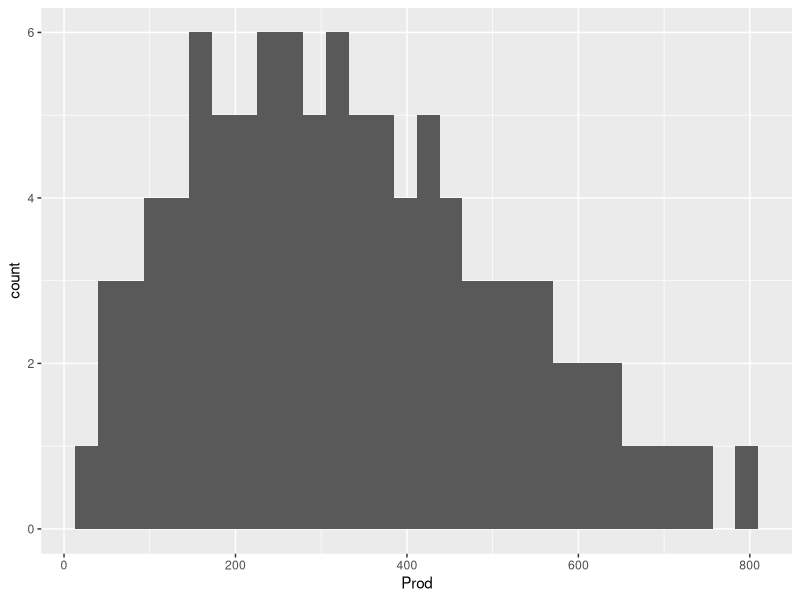
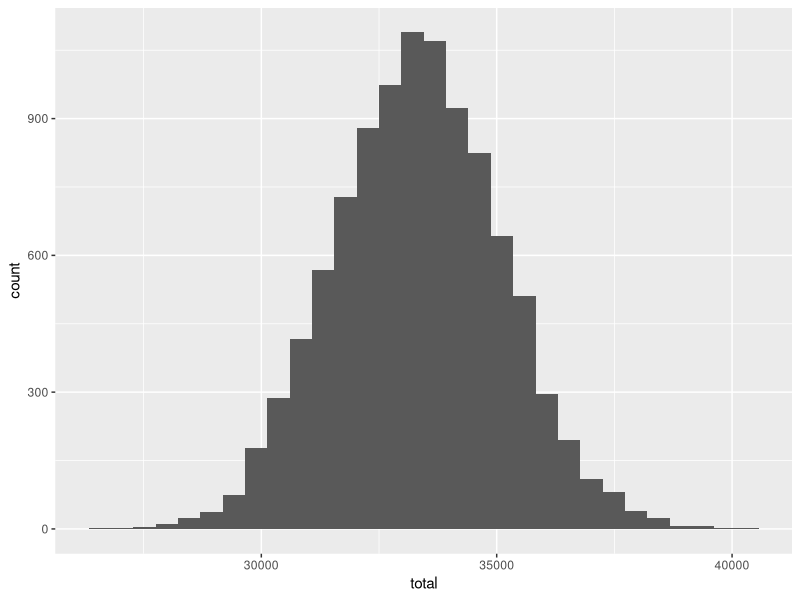
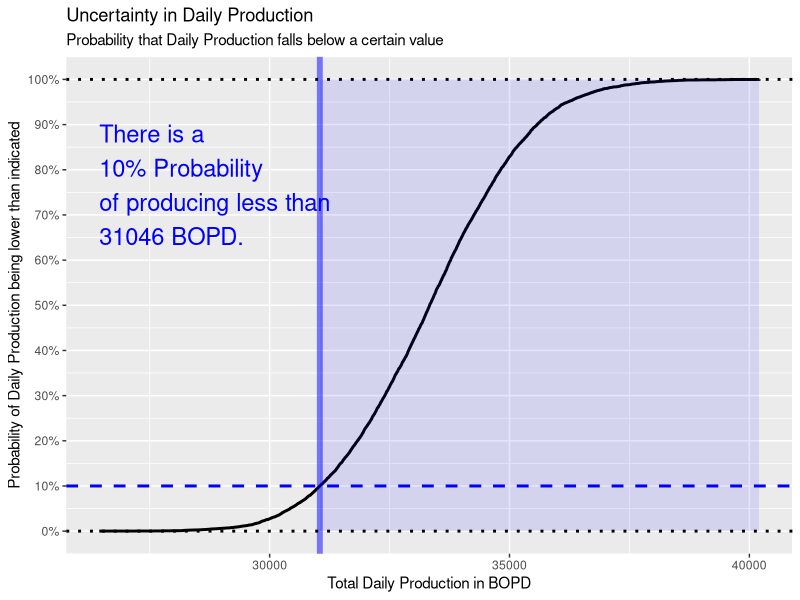
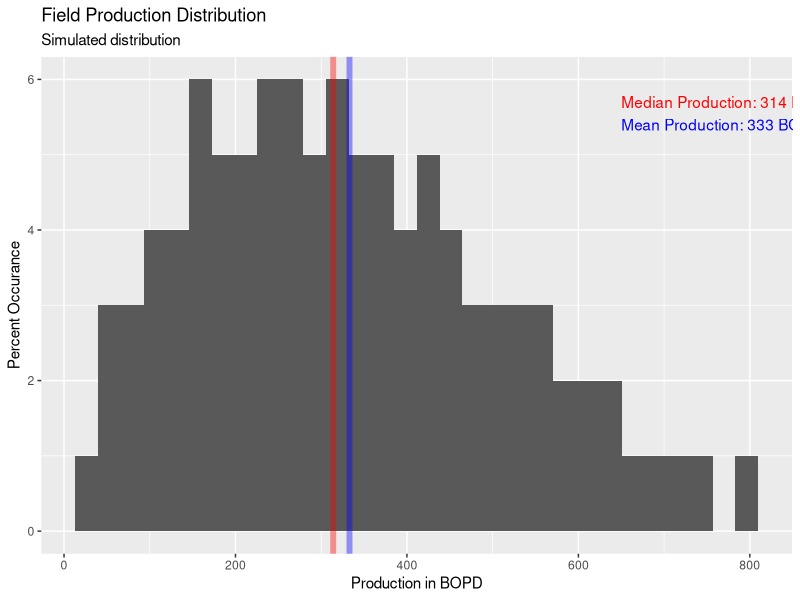
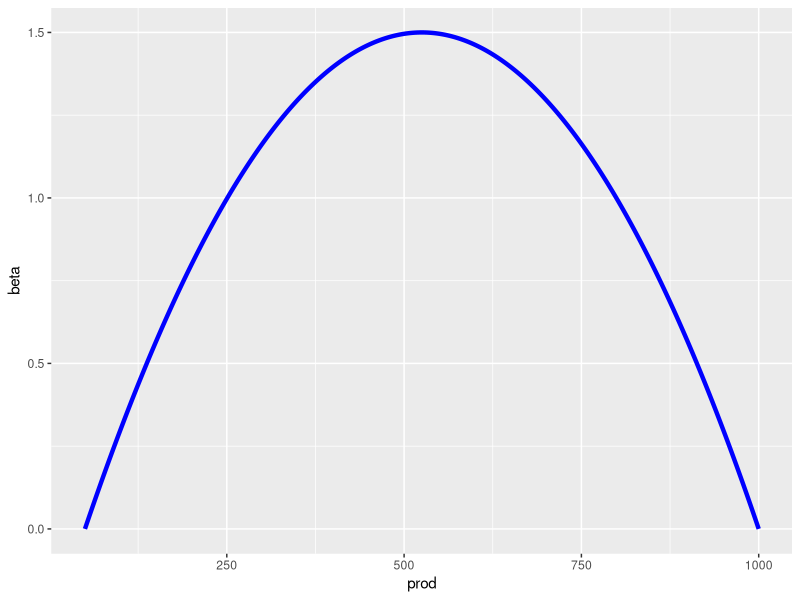
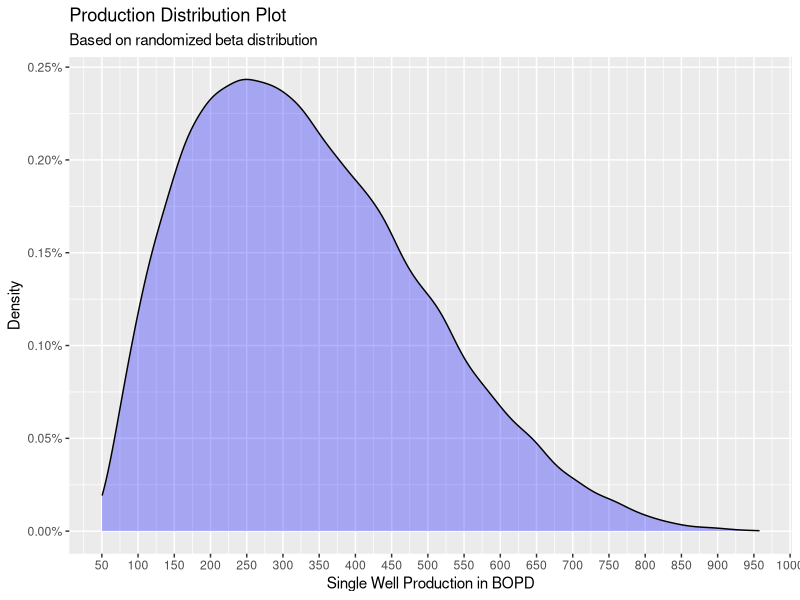
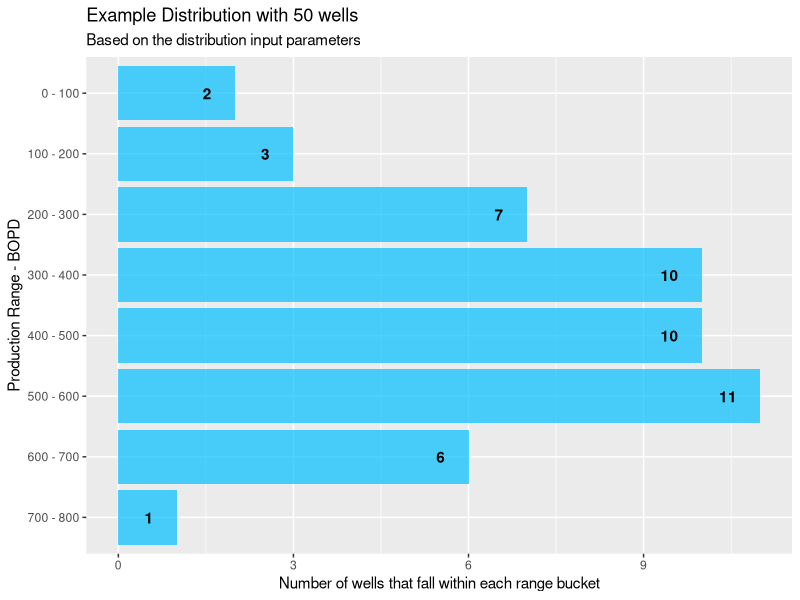
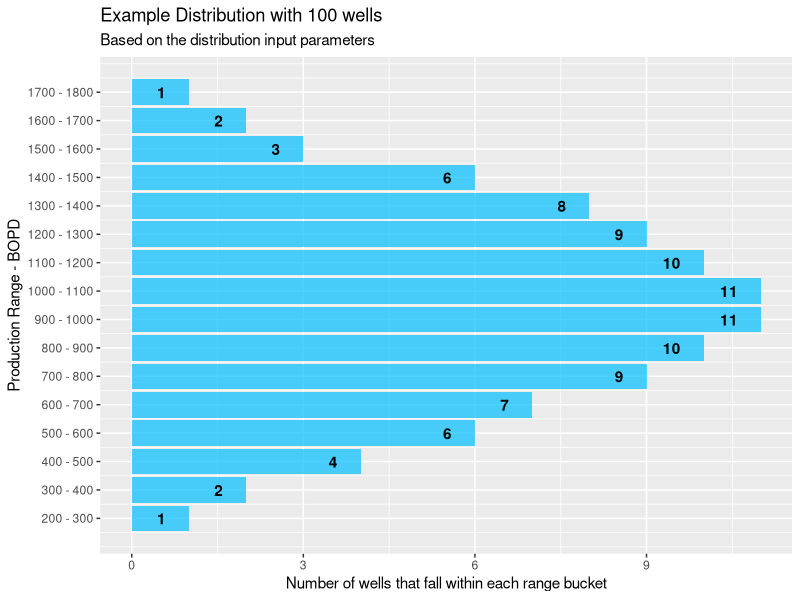

Recreate these plots in R, in order.
# Title ---------------------------------------------------------------------------------------
# Monte Carlo Oil Production Model
#
# Notes: use beta distribution to create Monte Carlo Simulation to forecast oil production
#
# Inputs: min_prod_well, max_prod_well, shape1, shape2, num_wells
# Outputs: histogram of distribution, CDF, table of percentile results w/ probabilities


# Libraries -----------------------------------------------------------------------------------
library(dplyr)
library(ggplot2)

# Inputs --------------------------------------------------------------------------------------

min_prod_well <- 50       # smallest well production in BOPD
max_prod_well <- 1000     # highest well production in BOPD
shape1 <- 2
shape2 <- 4
num_wells <- 100
runs <- 10000


# MC Simulation -------------------------------------------------------------------------------

sims <- c()
total_prod <- c()
for (i in c(1:runs)) {
      
      beta <- sort(rbeta(num_wells, shape1 = shape1, shape2 = shape2))
      well_prod <- min_prod_well + (beta * max_prod_well - min_prod_well)
      
      if (is.null(sims)) {
            sims <- well_prod
            total_prod <- sum(well_prod)
      } else {
            sims <- sims + well_prod
            total_prod <- append(total_prod, sum(well_prod))
      }
}
sims <- round( sims / runs, 1)
mc <- data.frame(Prod = sims)
ggplot(mc, aes(x = Prod)) + geom_histogram()

prod_df <- data.frame(total = total_prod)
ggplot(prod_df, aes(x = total)) + geom_histogram()


prob <- 0.1
prod_prob <- round(quantile(total_prod, prob), 0)

plot_expl <- paste0("There is a \n", prob * 100, "% Probability \n",
                    "of producing less than \n", prod_prob, " BOPD.")

ggplot(prod_df, aes(x = total)) + 
      stat_ecdf(geom = "step", pad = FALSE, size = 1) +
      geom_vline(xintercept = prod_prob, 
                 size = 2, 
                 color = 'blue',
                 alpha = 0.5) +
      geom_hline(yintercept = prob, size = 1, linetype = "dashed",
                 color = "blue") +
      annotate("text", label = plot_expl,
               x = min(total_prod), y = 0.9,
               color = 'blue', hjust = 0, size = 6, vjust = 1) +
      annotate("rect",
               xmin = prod_prob, xmax = max(total_prod),
               ymin = 0, ymax = 1,
               fill = 'blue', alpha = 0.1) +
      geom_hline(yintercept = c(0,1), size = 1, linetype = "dotted") +
      labs(
            title = "Uncertainty in Daily Production",
            subtitle = "Probability that Daily Production falls below a certain value"
      ) +
      scale_y_continuous(labels = scales::percent, 
                         breaks = seq(0, 1, 0.1)) +
      xlab("Total Daily Production in BOPD") +
      ylab("Probability of Daily Production being lower than indicated")




# Results -------------------------------------------------------------------------------------
summary(mc)

# Median and Mean Production (per well)
med <- round(median(mc$Prod), 0)
avg <- round(mean(mc$Prod), 0)



# Histogram
g <- ggplot(mc, aes(x = Prod, y=100*(..count..)/sum(..count..))) + 
      geom_histogram() +
      labs(
            title = "Field Production Distribution",
            subtitle = "Simulated distribution"
      ) +
      xlab("Production in BOPD") +
      ylab("Percent Occurance") +
      geom_vline(xintercept = med, color = 'red', size = 2, alpha = 0.4) +
      geom_vline(xintercept = avg, color = 'blue', size = 2, alpha = 0.4)

# Labels
label_med <- paste0("Median Production: ", med, " BOPD")
label_avg <- paste0("Mean Production: ", avg, " BOPD")

y_max <- max(ggplot_build(g)$data[[1]]$ymax)

g + annotate("text",
             label = c(label_med, label_avg),
             x = 650,
             y = c(y_max * 0.95, y_max * 0.9),
             color = c("red", "blue"),
             hjust = 0)


x <- seq(0, 1, length=1000)
prod <- seq(50, 1000, length = 1000)
df_beta <- data.frame(x = prod, beta = dbeta(x, 2, 2))

ggplot(df_beta, aes(x = prod, y = beta)) + geom_line(size = 1.5, color = "blue")


min_prod_well <- 50
max_prod_well <- 1000

set.seed(1235)
beta <- sort(rbeta(50000, shape1 = 2, shape2 = 5))
well_prod <- 2*min_prod_well + (beta * max_prod_well - min_prod_well)

df <- data.frame(Production = well_prod)

ggplot(df, aes(x = Production)) + 
      geom_density(fill = "blue", alpha = 0.3) +
      labs(
            title = "Production Distribution Plot",
            subtitle = "Based on randomized beta distribution"
      ) +
      ylab("Density") + xlab("Single Well Production in BOPD") +
      scale_y_continuous(labels = scales::percent) +
      scale_x_continuous(breaks = seq(50, 1000, 50))

summary(df)

num_wells <- 50
alpha <- 2
beta <- 4

# Create Beta distribution samples from input

library(plyr)

distr <- rbeta(num_wells, alpha, beta)
well_prod <- 2*min_prod_well + (distr * max_prod_well - min_prod_well)

df <- data.frame(well_prod)

df$upper_prod <- round_any(df$well_prod, 100, f = ceiling)
df$lab <- paste0(df$upper_prod-100, " - ", df$upper_prod)
df$lab <- as.factor(df$lab)

c <- dplyr::count(df, lab)

flevels <- rev(levels(c$lab))

ggplot(c, aes(x = lab, y = n)) +
      geom_bar(stat = 'identity', fill = "deepskyblue1", alpha = 0.7) +
      scale_x_discrete(limits = flevels) +
      coord_flip() +
      labs(
            title = paste0("Example Distribution with ", num_wells, " wells"),
            subtitle = "Based on the distribution input parameters"
      ) +
      xlab("Production Range - BOPD") +
      ylab("Number of wells that fall within each range bucket") +
      geom_text(aes(x = lab, y = n, label = n), hjust = 1, nudge_y = -0.4, fontface = "bold")



iterations <- 100
num_wells <- 100
alpha <- 4
beta <- 4

distr <- seq(0, 0, length = num_wells)
for (i in c(1:iterations)) {
      
      distr <- distr + sort(rbeta(num_wells, alpha, beta))
      
}

max_prod_well <- 2000
min_prod_well <- 0

distr <- distr / iterations
well_prod <- 2*min_prod_well + (distr * max_prod_well - min_prod_well)

df <- data.frame(well_prod)
df$upper_prod <- round_any(df$well_prod, 100, f = ceiling)

c <- dplyr::count(df, upper_prod)
#c <- dplyr::arrange(c, upper_prod)
#c$lab <- paste0(c$upper_prod-100, " - ", c$upper_prod)

ggplot(c, aes(x = upper_prod, y = n)) +
      geom_bar(stat = 'identity', fill = "deepskyblue1", alpha = 0.7) +
      scale_x_continuous(breaks = c$upper_prod,
                         labels = paste0(c$upper_prod-100, " - ", c$upper_prod)) +
      coord_flip() +
      labs(
            title = paste0("Example Distribution with ", num_wells, " wells"),
            subtitle = "Based on the distribution input parameters"
      ) +
      xlab("Production Range - BOPD") +
      ylab("Number of wells that fall within each range bucket") +
      geom_text(aes(x = upper_prod, y = n, label = n), hjust = 1, nudge_y = -0.4, fontface = "bold")



